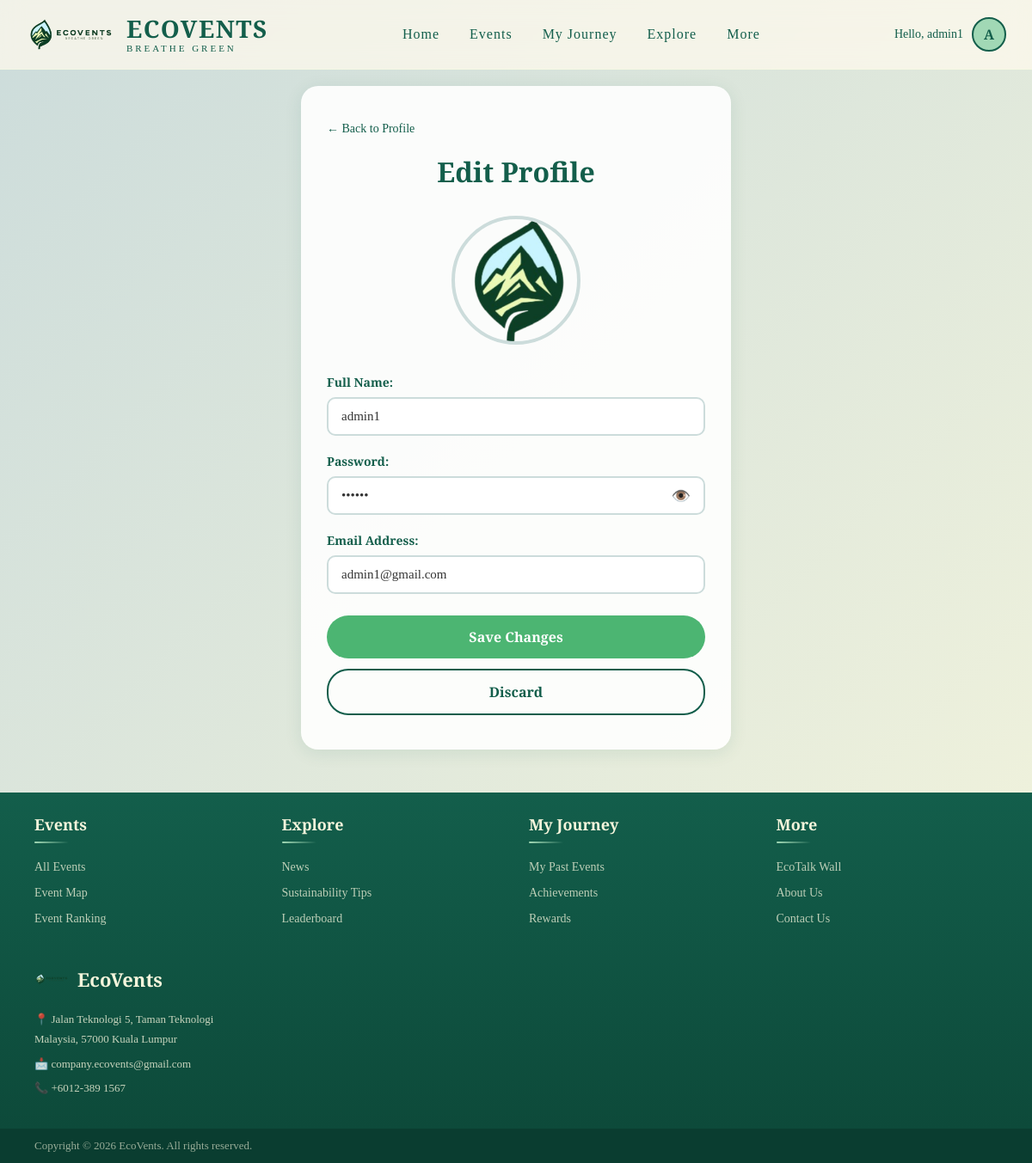
/participantPage/edit_profile.php (signed in), run on the app's committed database.
### tables this page shows
CREATE TABLE `organizer_user` (
  `user_id` int(11) NOT NULL,
  `password` varchar(255) NOT NULL,
  `name` varchar(255) NOT NULL,
  `email` varchar(255) NOT NULL,
  `role` varchar(255) NOT NULL,
  `google_id` varchar(255) DEFAULT NULL,
  `profile_image` int(11) DEFAULT NULL,
  `event_id` int(11) DEFAULT NULL,
  `event_name` varchar(255) DEFAULT NULL,
  `acc_status` varchar(255) NOT NULL,
  `points` int(11) NOT NULL
);

### participantPage/edit_profile.php (the view, shortened to what this page needs)
<?php
include "../guestPage/connect.php";
$user_id = $_SESSION['user_id'];
$sql = "SELECT * FROM organizer_user WHERE user_id = $user_id";
$result = mysqli_query($dbConn, $sql);
if(mysqli_num_rows($result) > 0){
    $user = mysqli_fetch_assoc($result);
    $name = $user['name'];
    $password = $user['password'];
    $email = $user['email'];
    $profile_image = $user['profile_image'];
} else {
    $name = "";
    $password = "";
    $email = "";
    $profile_image = "../imagessssss/LOGO.png";
}
?>
<!DOCTYPE html>
<html lang="en">
<head>
    <link rel="stylesheet" href="homep.css">
</head>
<body>
<?php include 'particNavigation.php';?>
    <div class="edit-profile-container">
        <a href="profile.php" class="back-btn">← Back to Profile</a>
        <h1 style="text-align: center;">Edit Profile</h1>
        <form method="POST" enctype="multipart/form-data" class="edit-form">
            <div class="profile-image-container">
                <img src="../uploads/LOGO.png" alt="Profile Image" class="profile-image">
            </div>
            <div class="form-group">
                <label>Full Name:</label>
                <input type="text" name="name" value="<?php echo $name; ?>" required>
            </div>
            <div class="form-group">
                <label>Password:</label>
                <div class="password-wrapper">
                    <input type="password" id="password-input" name="password" value="<?php echo $password; ?>" required>
                    <button type="button" class="toggle-password" onclick="togglePasswordVisibility()">
                        <span id="eye-icon">👁️</span>
                    </button>
                </div>
            </div>
            <div class="form-group">
                <label>Email Address:</label>
                <input type="email" name="email" value="<?php echo $email; ?>" required>
            </div>
            <div class="profile-buttons">
                <button type="submit" class="profile-btn btn-save">Save Changes</button>
                <a href="profile.php">
                    <button type="button" class="profile-btn btn-logout">Discard</button>
                </a>
            </div>
        </form>
    </div>
<?php include 'particFooter.php';?>
</body>
</html>

### participantPage/particNavigation.php (shortened to what this page needs)
<nav id="navbar">
    <div class="nav-container">
        <a href="homep.php" class="logo-container">
            <img src="../imagessssss/LOGO.png" class="logo-image">
            <div class="logo-text">
                <span class="brand-name">ECOVENTS</span>
                <span class="tagline">BREATHE GREEN</span>
            </div>
        </a>
        <ul class="nav-links">
            <li><a href="homep.php" class="active">Home</a></li>
            <li class="nav-dropdown">
                <a>Events</a>
            </li>
            <li class="nav-dropdown">
                <a>My Journey</a>
            </li>
            <li class="nav-dropdown">
                <a>Explore</a>
            </li>
            <li class="nav-dropdown">
                <a>More</a>
            </li>
        </ul>
        <div class="nav-profile">
            <a href="profile.php" class="profile-link">
                <span class="profile-greeting">Hello, <?php echo $name; ?></span>
                <div class="profile-avatar">
                    <?php if($profile_image && $profile_image != '0'): ?>
                        <img src="<?php echo $profile_image; ?>" alt="Profile">
                    <?php else: ?>
                        <span><?php echo strtoupper(substr($name, 0, 1)); ?></span>
                    <?php endif; ?>
                </div>
            </a>
        </div>
    </div>
</nav>

### participantPage/homep.css (style rules this page uses)
* { margin: 0; padding: 0; box-sizing: border-box; }
a, button { color: inherit; text-decoration: none; }
:root { --primary-green: #135E4B; --secondary-green: #4CB572; --light-green: #A1D8B5; --lightest-green: #CCDCDB; --cream: #F5F5DC; --transition: all 0.6s cubic-bezier(0.22, 1, 0.36, 1); }
body { font-family: 'Playfair Display', serif; background: linear-gradient(135deg, var(--lightest-green), var(--cream)); color: var(--primary-green); overflow-x: hidden; position: relative; min-height: 900px; }
.password-wrapper { position: relative; }
.password-wrapper input { padding-right: 45px ; }
.toggle-password { position: absolute; right: 12px; top: 50%; transform: translateY(-50%); background: none; border: none; color: var(--secondary-green); font-size: 18px; padding: 5px; }
nav { position: fixed; top: 0px; left: 0; width: 100%; background: rgba(255,250,238,0.73); backdrop-filter: blur(14px); border-bottom: 1px solid rgba(244,254,219,0.4); z-index: 1000; }
.nav-container { max-width: 1400px; margin: 0 auto; padding: 0 30px; height: 80px; display: flex; justify-content: space-between; align-items: center; }
.logo-container { display: flex; align-items: center; gap: 12px; text-decoration: none; }
.logo-image { height: 55px; }
.logo-text { display: flex; flex-direction: column; align-items: flex-start; justify-content: center; line-height: 1; }
.logo-text .brand-name { font-size: 28px; font-weight: 800; font-family: 'Playfair Display', serif; color: var(--primary-green); letter-spacing: 1.5px; }
.logo-text .tagline { margin-top: 4px; font-size: 11px; font-weight: 500; font-family: 'Playfair Display', serif; color: var(--primary-green); letter-spacing: 3px; }
.nav-links { display: flex; list-style: none; gap: 35px; align-items: center; }
.nav-links a { text-decoration: none; color: var(--primary-green); font-weight: 500; letter-spacing: 1px; position: relative; cursor: pointer; display: block; padding: 8px 0; }
.nav-dropdown { position:relative; }
.nav-profile { display: flex; align-items: center; }
.profile-link { display: flex; align-items: center; gap: 10px; text-decoration: none; color: var(--primary-green); }
.profile-greeting { font-family: 'Tinos', serif; font-size: 14px; font-weight: 500; }
.profile-avatar { width: 40px; height: 40px; border-radius: 50%; background: var(--light-green); display: flex; align-items: center; justify-content: center; overflow: hidden; border: 2px solid var(--primary-green); }
.profile-avatar span { font-family: 'Playfair Display', serif; font-size: 16px; font-weight: 700; color: var(--primary-green); }
.profile-image-container { text-align: center; margin-bottom: 30px; }
.profile-image { width: 150px; height: 150px; border-radius: 50%; object-fit: cover; border: 4px solid var(--lightest-green); }
.profile-buttons { display: flex; flex-direction: column; gap: 12px; margin-top: 25px; }
.profile-btn { width: 100%; padding: 14px 20px; border-radius: 25px; font-family: 'Tinos', serif; font-size: 16px; font-weight: 600; cursor: pointer; border: none; transition: all 0.3s ease; }
.btn-logout { background: transparent; color: var(--primary-green); border: 2px solid var(--primary-green); }
.edit-profile-container { max-width: 500px; margin: 100px auto 50px; padding: 40px 30px; background: rgba(255, 255, 255, 0.9); border-radius: 20px; box-shadow: 0 4px 20px rgba(19, 94, 75, 0.1); }
.back-btn { display: inline-flex; align-items: center; gap: 8px; color: var(--primary-green); font-family: 'Tinos', serif; font-size: 14px; margin-bottom: 20px; cursor: pointer; text-decoration: none; }
.edit-form { margin-top: 30px; }
.form-group { margin-bottom: 20px; }
.form-group label { display: block; font-family: 'Playfair Display', serif; font-size: 14px; font-weight: 600; color: var(--primary-green); margin-bottom: 8px; }
.form-group input { width: 100%; padding: 12px 15px; border: 2px solid var(--lightest-green); border-radius: 10px; font-family: 'Tinos', serif; font-size: 15px; color: #333; background: white; transition: all 0.3s ease; }
.btn-save { background: var(--secondary-green); color: white; }

### data on the page
organizer_user: name "admin1", name "A", email "admin1@gmail.com"
